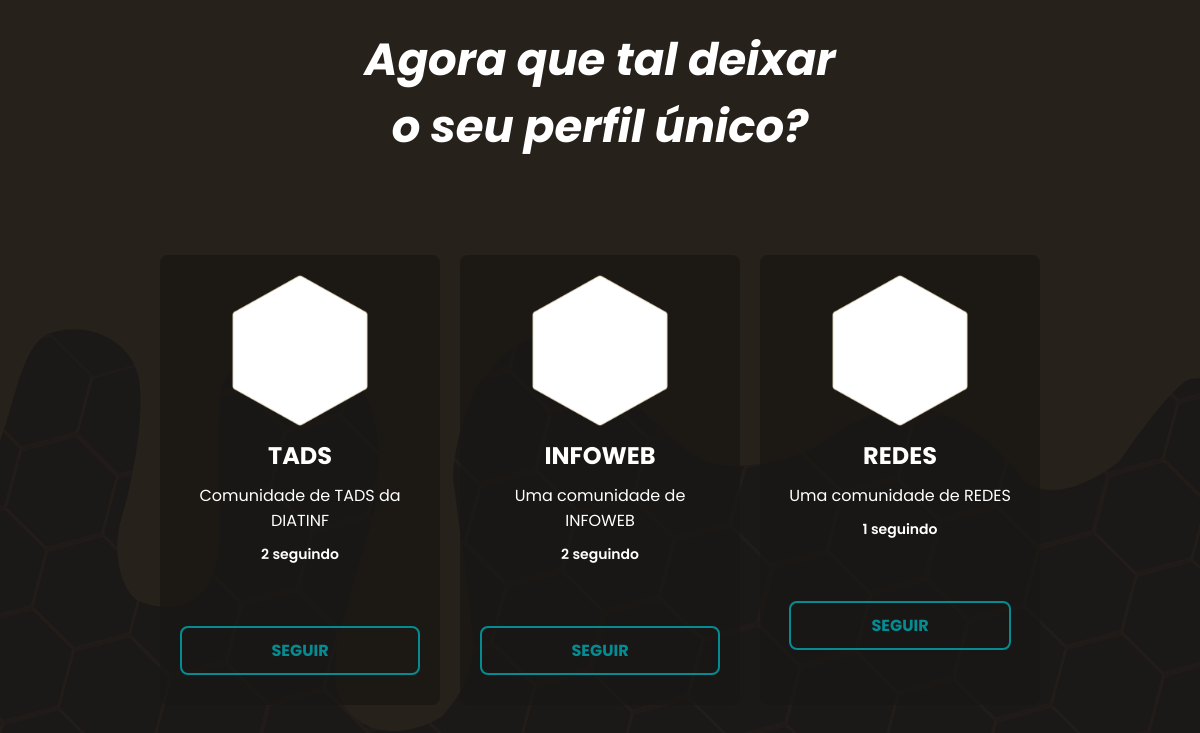
The page /escolher-comunidade/ (signed in) on the database its author committed.
### app_bizzu/models.py (models this page shows, shortened)
class Comunidade(models.Model):
    id = models.UUIDField(primary_key=True, default=uuid.uuid4, editable=False)
    nome = models.CharField(verbose_name="Nome", max_length= 50)
    descricao = models.CharField(verbose_name="Descrição", max_length= 200)
    anoFundacao = models.DateField(verbose_name="Ano de fundação", default=2025)
    coordenacao = models.CharField(verbose_name="Coordenação", max_length= 50)
    linkPPC = models.URLField(verbose_name="Link ppc")
    linkHorarios = models.URLField(verbose_name="Link horários")
    linkExtra = models.URLField(verbose_name="Link extra")
    seguidores = models.ManyToManyField("Usuario", verbose_name="Seguidores", symmetrical=False,related_name="follows",blank=True)

### app_bizzu/views.py (the view)
# urls.py: path('escolher-comunidade/', views.escolher_comunidade, name='escolher_comunidade'),
@login_required
def escolher_comunidade(request):
    comunidades = Comunidade.objects.all()  # Buscar todas as comunidades do banco
    return render(request, "comunidade.html", {"comunidades": comunidades})

### app_bizzu/templates/comunidade.html (shortened to what this page needs)
{% load static %}
<!DOCTYPE html>
<html lang="pt-BR">
<head>
    <link rel="stylesheet" href="{% static 'css/stylecomunidade.css' %}">
</head>
<body>
    <section class="concluir-cadastro">
        <header>
            <h3>Agora que tal deixar <br> o seu perfil único?</h3>
        </header>
        <div class="tudo">
            <main class="comunidades">
                {% for comunidade in comunidades %}
                    <div class="principais">
                        <img class="primeira" src="{% static 'img/dentro1.png' %}" alt="{{ comunidade.nome }}">
                        <article class="comunidade">
                            <h2>{{ comunidade.nome }}</h2>
                            <p>{{ comunidade.descricao }}</p>
                            <span class="seguindo">{{ comunidade.seguidores.count }} seguindo</span>
                            <form method="POST" action="{% url 'associar_comunidade' %}">
                                <div class="botao">
                                    <button class="seguir" type="submit">Seguir</button>
                                </div>
                            </form>
                        </article>
                    </div>
                {% empty %}
                    <p>Nenhuma comunidade encontrada.</p>
                {% endfor %}
            </main>
        </div>
    </section>
</body>
</html>

### app_bizzu/static/css/stylecomunidade.css (style rules this page uses)
:root { --primary-color: #F79010; --primary-color-dark: #1F1C19; --secondary-color: #058B92; --text-dark: Black; --text-light: white; --extra-light: #faf5ff; --max-width: 1200px; }
* { padding: 0; margin: 0; box-sizing: border-box; font-family: "Poppins", sans-serif; }
body { background-color: #1B1818; background-image: url(../img/background.png); background-size: cover; background-position: center; display: flex; justify-content: center; align-items: center; height: 100vh; overflow: hidden; }
.concluir-cadastro { width: 100%; display: flex; flex-direction: column; justify-content: flex-start; align-items: center; text-align: center; gap: 20px; padding-top: 160px; }
header { width: 100%; font-size: 2.4rem; color: var(--text-light); font-style: italic; margin: 0; padding: 26px; position: absolute; top: 0; left: 0; text-align: center; }
.comunidades { width: 100%; max-width: 1000px; display: grid; grid-template-columns: repeat(3, 1fr); gap: 20px; justify-items: center; }
.principais { display: flex; flex-direction: column; align-items: center; background-color: rgba(26, 23, 20, 0.8); width: 100%; max-width: 280px; border-radius: 8px; padding: 20px; transition: transform 0.3s ease; text-align: center; position: relative; min-height: 450px; }
.primeira { width: 57%; height: auto; }
h2 { color: var(--text-light); margin-bottom: 10px; }
p { color: var(--text-light); margin-bottom: 8px; }
span { color: var(--primary-color); font-size: 14px; }
.comunidade .seguindo { color: var(--text-light); font-size: 14px; margin-bottom: 10px; font-weight: 600; }
button { background-color: transparent; color: var(--secondary-color); padding: 10px 20px; border: 2px solid var(--secondary-color); border-radius: 8px; cursor: pointer; font-size: 16px; font-weight: bold; text-transform: uppercase; transition: background-color 0.3s ease, color 0.3s ease; }
.botao { display: flex; flex-direction: column; margin-top: 60px; }
.primeira { padding-bottom: 12px; }

### rows shown on the page
Comunidade: nome "TADS", descricao "Comunidade de TADS da DIATINF", seguidores.count "2"
Comunidade: nome "INFOWEB", descricao "Uma comunidade de INFOWEB", seguidores.count "2"
Comunidade: nome "REDES", descricao "Uma comunidade de REDES", seguidores.count "1"
